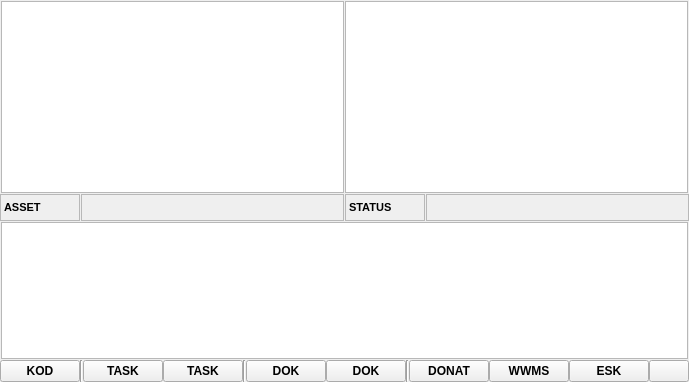
              <widget class="QFrame" name="fraKupacContaner2">
               <property name="sizePolicy">
                <sizepolicy hsizetype="Expanding" vsizetype="Preferred">
                 <horstretch>0</horstretch>
                 <verstretch>0</verstretch>
                </sizepolicy>
               </property>
               <property name="frameShape">
                <enum>QFrame::NoFrame</enum>
               </property>
               <property name="frameShadow">
                <enum>QFrame::Raised</enum>
               </property>
               <layout class="QVBoxLayout" name="verticalLayout_3">
                <property name="spacing">
                 <number>0</number>
                </property>
                <property name="leftMargin">
                 <number>0</number>
                </property>
                <property name="topMargin">
                 <number>0</number>
                </property>
                <property name="rightMargin">
                 <number>0</number>
                </property>
                <property name="bottomMargin">
                 <number>0</number>
                </property>
                <item>
                 <widget class="QFrame" name="fraImovina">
                  <property name="frameShape">
                   <enum>QFrame::NoFrame</enum>
                  </property>
                  <property name="frameShadow">
                   <enum>QFrame::Raised</enum>
                  </property>
                  <layout class="QHBoxLayout" name="horizontalLayout_38">
                   <property name="spacing">
                    <number>1</number>
                   </property>
                   <property name="leftMargin">
                    <number>1</number>
                   </property>
                   <property name="topMargin">
                    <number>1</number>
                   </property>
                   <property name="rightMargin">
                    <number>1</number>
                   </property>
                   <property name="bottomMargin">
                    <number>1</number>
                   </property>
                   <item>
                    <widget class="QTreeWidget" name="treeGrupaImovine">
                     <property name="sizePolicy">
                      <sizepolicy hsizetype="Preferred" vsizetype="Preferred">
                       <horstretch>0</horstretch>
                       <verstretch>0</verstretch>
                      </sizepolicy>
                     </property>
                     <property name="maximumSize">
                      <size>
                       <width>16777215</width>
                       <height>16777215</height>
                      </size>
                     </property>
                     <property name="font">
                      <font>
                       <pointsize>9</pointsize>
                      </font>
                     </property>
                     <attribute name="headerVisible">
                      <bool>false</bool>
                     </attribute>
                     <column>
                      <property name="text">
                       <string notr="true">1</string>
                      </property>
                     </column>
                    </widget>
                   </item>
                   <item>
                    <widget class="QTreeWidget" name="treeImovina">
                     <property name="sizePolicy">
                      <sizepolicy hsizetype="Preferred" vsizetype="Preferred">
                       <horstretch>0</horstretch>
                       <verstretch>0</verstretch>
                      </sizepolicy>
                     </property>
                     <property name="maximumSize">
                      <size>
                       <width>16777215</width>
                       <height>16777215</height>
                      </size>
                     </property>
                     <property name="font">
                      <font>
                       <pointsize>9</pointsize>
                      </font>
                     </property>
                     <attribute name="headerVisible">
                      <bool>false</bool>
                     </attribute>
                     <column>
                      <property name="text">
                       <string notr="true">1</string>
                      </property>
                     </column>
                    </widget>
                   </item>
                  </layout>
                 </widget>
                </item>
                <item>
                 <widget class="QFrame" name="fraImovinaStatus">
                  <property name="sizePolicy">
                   <sizepolicy hsizetype="Preferred" vsizetype="Maximum">
                    <horstretch>0</horstretch>
                    <verstretch>0</verstretch>
                   </sizepolicy>
                  </property>
                  <property name="frameShape">
                   <enum>QFrame::NoFrame</enum>
                  </property>
                  <property name="frameShadow">
                   <enum>QFrame::Raised</enum>
                  </property>
                  <layout class="QHBoxLayout" name="horizontalLayout_18">
                   <property name="spacing">
                    <number>1</number>
                   </property>
                   <property name="leftMargin">
                    <number>0</number>
                   </property>
                   <property name="topMargin">
                    <number>0</number>
                   </property>
                   <property name="rightMargin">
                    <number>0</number>
                   </property>
                   <property name="bottomMargin">
                    <number>0</number>
                   </property>
                   <item>
                    <widget class="QLabel" name="lblAssetTitle">
                     <property name="minimumSize">
                      <size>
                       <width>0</width>
                       <height>27</height>
                      </size>
                     </property>
                     <property name="maximumSize">
                      <size>
                       <width>80</width>
                       <height>16777215</height>
                      </size>
                     </property>
                     <property name="font">
                      <font>
                       <pointsize>8</pointsize>
                       <weight>75</weight>
                       <bold>true</bold>
                      </font>
                     </property>
                     <property name="frameShape">
                      <enum>QFrame::StyledPanel</enum>
                     </property>
                     <property name="text">
                      <string>ASSET</string>
                     </property>
                    </widget>
                   </item>
                   <item>
                    <widget class="QLabel" name="lblAssetId">
                     <property name="minimumSize">
                      <size>
                       <width>0</width>
                       <height>27</height>
                      </size>
                     </property>
                     <property name="maximumSize">
                      <size>
                       <width>16777215</width>
                       <height>16777215</height>
                      </size>
                     </property>
                     <property name="font">
                      <font>
                       <pointsize>8</pointsize>
                       <weight>75</weight>
                       <bold>true</bold>
                      </font>
                     </property>
                     <property name="frameShape">
                      <enum>QFrame::StyledPanel</enum>
                     </property>
                     <property name="text">
                      <string/>
                     </property>
                    </widget>
                   </item>
                   <item>
                    <widget class="QLabel" name="lblAssetStatusTitle">
                     <property name="minimumSize">
                      <size>
                       <width>0</width>
                       <height>27</height>
                      </size>
                     </property>
                     <property name="maximumSize">
                      <size>
                       <width>80</width>
                       <height>16777215</height>
                      </size>
                     </property>
                     <property name="font">
                      <font>
                       <pointsize>8</pointsize>
                       <weight>75</weight>
                       <bold>true</bold>
                      </font>
                     </property>
                     <property name="frameShape">
                      <enum>QFrame::StyledPanel</enum>
                     </property>
                     <property name="text">
                      <string>STATUS</string>
                     </property>
                    </widget>
                   </item>
                   <item>
                    <widget class="QLabel" name="lblAssetStatus">
                     <property name="minimumSize">
                      <size>
                       <width>0</width>
                       <height>27</height>
                      </size>
                     </property>
                     <property name="font">
                      <font>
                       <pointsize>8</pointsize>
                       <weight>75</weight>
                       <bold>true</bold>
                      </font>
                     </property>
                     <property name="frameShape">
                      <enum>QFrame::StyledPanel</enum>
                     </property>
                    </widget>
                   </item>
                  </layout>
                 </widget>
                </item>
                <item>
                 <widget class="QFrame" name="fraInteraction">
                  <property name="frameShape">
                   <enum>QFrame::NoFrame</enum>
                  </property>
                  <property name="frameShadow">
                   <enum>QFrame::Raised</enum>
                  </property>
                  <layout class="QHBoxLayout" name="horizontalLayout_39">
                   <property name="spacing">
                    <number>1</number>
                   </property>
                   <property name="leftMargin">
                    <number>1</number>
                   </property>
                   <property name="topMargin">
                    <number>1</number>
                   </property>
                   <property name="rightMargin">
                    <number>1</number>
                   </property>
                   <property name="bottomMargin">
                    <number>1</number>
                   </property>
                   <item>
                    <widget class="QTreeWidget" name="treeInteraction">
                     <property name="sizePolicy">
                      <sizepolicy hsizetype="Preferred" vsizetype="Preferred">
                       <horstretch>0</horstretch>
                       <verstretch>0</verstretch>
                      </sizepolicy>
                     </property>
                     <property name="maximumSize">
                      <size>
                       <width>16777215</width>
                       <height>137</height>
                      </size>
                     </property>
                     <property name="font">
                      <font>
                       <pointsize>9</pointsize>
                      </font>
                     </property>
                     <attribute name="headerVisible">
                      <bool>false</bool>
                     </attribute>
                     <column>
                      <property name="text">
                       <string notr="true">1</string>
                      </property>
                     </column>
                    </widget>
                   </item>
                  </layout>
                 </widget>
                </item>
                <item>
                 <widget class="QFrame" name="fraInteractionActions">
                  <property name="sizePolicy">
                   <sizepolicy hsizetype="Preferred" vsizetype="Maximum">
                    <horstretch>0</horstretch>
                    <verstretch>0</verstretch>
                   </sizepolicy>
                  </property>
                  <property name="frameShape">
                   <enum>QFrame::NoFrame</enum>
                  </property>
                  <property name="frameShadow">
                   <enum>QFrame::Raised</enum>
                  </property>
                  <layout class="QHBoxLayout" name="horizontalLayout_27">
                   <property name="spacing">
                    <number>0</number>
                   </property>
                   <property name="leftMargin">
                    <number>0</number>
                   </property>
                   <property name="topMargin">
                    <number>0</number>
                   </property>
                   <property name="rightMargin">
                    <number>0</number>
                   </property>
                   <property name="bottomMargin">
                    <number>0</number>
                   </property>
                   <item>
                    <widget class="QPushButton" name="btnKodInfo">
                     <property name="sizePolicy">
                      <sizepolicy hsizetype="Preferred" vsizetype="Preferred">
                       <horstretch>0</horstretch>
                       <verstretch>0</verstretch>
                      </sizepolicy>
                     </property>
                     <property name="font">
                      <font>
                       <weight>75</weight>
                       <bold>true</bold>
                      </font>
                     </property>
                     <property name="cursor">
                      <cursorShape>PointingHandCursor</cursorShape>
                     </property>
                     <property name="text">
                      <string>KOD</string>
                     </property>
                     <property name="icon">
                      <iconset resource="../../resources/DonatForm.qrc">
                       <normaloff>:/InDonat/Forms/images/POVECALO.png</normaloff>:/InDonat/Forms/images/POVECALO.png</iconset>
                     </property>
                     <property name="checkable">
                      <bool>true</bool>
                     </property>
                     <property name="autoExclusive">
                      <bool>true</bool>
                     </property>
                    </widget>
                   </item>
                   <item>
                    <widget class="Line" name="line">
                     <property name="orientation">
                      <enum>Qt::Vertical</enum>
                     </property>
                    </widget>
                   </item>
                   <item>
                    <widget class="QPushButton" name="btnTaskInfo">
                     <property name="sizePolicy">
                      <sizepolicy hsizetype="Preferred" vsizetype="Preferred">
                       <horstretch>0</horstretch>
                       <verstretch>0</verstretch>
                      </sizepolicy>
                     </property>
                     <property name="font">
                      <font>
                       <weight>75</weight>
                       <bold>true</bold>
                      </font>
                     </property>
                     <property name="cursor">
                      <cursorShape>PointingHandCursor</cursorShape>
                     </property>
                     <property name="text">
                      <string>TASK</string>
                     </property>
                     <property name="icon">
                      <iconset resource="../../resources/DonatForm.qrc">
                       <normaloff>:/InDonat/Forms/images/POVECALO.png</normaloff>:/InDonat/Forms/images/POVECALO.png</iconset>
                     </property>
                     <property name="checkable">
                      <bool>true</bool>
                     </property>
                     <property name="autoExclusive">
                      <bool>true</bool>
                     </property>
                    </widget>
                   </item>
                   <item>
                    <widget class="QPushButton" name="btnTaskEdit">
                     <property name="sizePolicy">
                      <sizepolicy hsizetype="Preferred" vsizetype="Preferred">
                       <horstretch>0</horstretch>
                       <verstretch>0</verstretch>
                      </sizepolicy>
                     </property>
                     <property name="font">
                      <font>
                       <weight>75</weight>
                       <bold>true</bold>
                      </font>
                     </property>
                     <property name="cursor">
                      <cursorShape>PointingHandCursor</cursorShape>
                     </property>
                     <property name="text">
                      <string>TASK</string>
                     </property>
                     <property name="icon">
                      <iconset resource="../../resources/DonatForm.qrc">
                       <normaloff>:/InDonat/Forms/images/OLOVKA.GIF</normaloff>:/InDonat/Forms/images/OLOVKA.GIF</iconset>
                     </property>
                     <property name="checkable">
                      <bool>true</bool>
                     </property>
                     <property name="autoExclusive">
                      <bool>true</bool>
                     </property>
                    </widget>
                   </item>
                   <item>
                    <widget class="Line" name="line_2">
                     <property name="orientation">
                      <enum>Qt::Vertical</enum>
                     </property>
                    </widget>
                   </item>
                   <item>
                    <widget class="QPushButton" name="btnDokumentInfo">
                     <property name="sizePolicy">
                      <sizepolicy hsizetype="Preferred" vsizetype="Preferred">
                       <horstretch>0</horstretch>
                       <verstretch>0</verstretch>
                      </sizepolicy>
                     </property>
                     <property name="font">
                      <font>
                       <weight>75</weight>
                       <bold>true</bold>
                      </font>
                     </property>
                     <property name="cursor">
                      <cursorShape>PointingHandCursor</cursorShape>
                     </property>
                     <property name="text">
                      <string>DOK</string>
                     </property>
                     <property name="icon">
                      <iconset resource="../../resources/DonatForm.qrc">
                       <normaloff>:/InDonat/Forms/images/POVECALO.png</normaloff>:/InDonat/Forms/images/POVECALO.png</iconset>
                     </property>
                     <property name="checkable">
                      <bool>true</bool>
                     </property>
                     <property name="autoExclusive">
                      <bool>true</bool>
                     </property>
                    </widget>
                   </item>
                   <item>
                    <widget class="QPushButton" name="btnDokumentEdit">
                     <property name="sizePolicy">
                      <sizepolicy hsizetype="Preferred" vsizetype="Preferred">
                       <horstretch>0</horstretch>
                       <verstretch>0</verstretch>
                      </sizepolicy>
                     </property>
                     <property name="font">
                      <font>
                       <weight>75</weight>
                       <bold>true</bold>
                      </font>
                     </property>
                     <property name="cursor">
                      <cursorShape>PointingHandCursor</cursorShape>
                     </property>
                     <property name="text">
                      <string>DOK</string>
                     </property>
                     <property name="icon">
                      <iconset resource="../../resources/DonatForm.qrc">
                       <normaloff>:/InDonat/Forms/images/OLOVKA.GIF</normaloff>:/InDonat/Forms/images/OLOVKA.GIF</iconset>
                     </property>
                     <property name="checkable">
                      <bool>true</bool>
                     </property>
                     <property name="autoExclusive">
                      <bool>true</bool>
                     </property>
                    </widget>
                   </item>
                   <item>
                    <widget class="Line" name="line_3">
                     <property name="orientation">
                      <enum>Qt::Vertical</enum>
                     </property>
                    </widget>
                   </item>
                   <item>
                    <widget class="QPushButton" name="btnDonatStatus">
                     <property name="sizePolicy">
                      <sizepolicy hsizetype="Preferred" vsizetype="Preferred">
                       <horstretch>0</horstretch>
                       <verstretch>0</verstretch>
                      </sizepolicy>
                     </property>
                     <property name="font">
                      <font>
                       <weight>75</weight>
                       <bold>true</bold>
                      </font>
                     </property>
                     <property name="cursor">
                      <cursorShape>PointingHandCursor</cursorShape>
                     </property>
                     <property name="text">
                      <string>DONAT</string>
                     </property>
                     <property name="icon">
                      <iconset resource="../../resources/DonatForm.qrc">
                       <normaloff>:/InDonat/Forms/images/icon_bullets.gif</normaloff>:/InDonat/Forms/images/icon_bullets.gif</iconset>
                     </property>
                     <property name="iconSize">
                      <size>
                       <width>16</width>
                       <height>16</height>
                      </size>
                     </property>
                     <property name="checkable">
                      <bool>true</bool>
                     </property>
                     <property name="autoExclusive">
                      <bool>true</bool>
                     </property>
                    </widget>
                   </item>
                   <item>
                    <widget class="QPushButton" name="btnWwmsStatus">
                     <property name="sizePolicy">
                      <sizepolicy hsizetype="Preferred" vsizetype="Preferred">
                       <horstretch>0</horstretch>
                       <verstretch>0</verstretch>
                      </sizepolicy>
                     </property>
                     <property name="font">
                      <font>
                       <weight>75</weight>
                       <bold>true</bold>
                      </font>
                     </property>
                     <property name="cursor">
                      <cursorShape>PointingHandCursor</cursorShape>
                     </property>
                     <property name="text">
                      <string>WWMS</string>
                     </property>
                     <property name="icon">
                      <iconset resource="../../resources/DonatForm.qrc">
                       <normaloff>:/InDonat/Forms/images/INT_2_16x16.png</normaloff>:/InDonat/Forms/images/INT_2_16x16.png</iconset>
                     </property>
                     <property name="checkable">
                      <bool>true</bool>
                     </property>
                     <property name="autoExclusive">
                      <bool>true</bool>
                     </property>
                    </widget>
                   </item>
                   <item>
                    <widget class="QPushButton" name="btnEskalacija">
                     <property name="sizePolicy">
                      <sizepolicy hsizetype="Preferred" vsizetype="Preferred">
                       <horstretch>0</horstretch>
                       <verstretch>0</verstretch>
                      </sizepolicy>
                     </property>
                     <property name="font">
                      <font>
                       <weight>75</weight>
                       <bold>true</bold>
                      </font>
                     </property>
                     <property name="cursor">
                      <cursorShape>PointingHandCursor</cursorShape>
                     </property>
                     <property name="text">
                      <string>ESK</string>
                     </property>
                     <property name="icon">
                      <iconset resource="../../resources/DonatForm.qrc">
                       <normaloff>:/InDonat/Forms/images/sve_nerijeseni.gif</normaloff>:/InDonat/Forms/images/sve_nerijeseni.gif</iconset>
                     </property>
                     <property name="iconSize">
                      <size>
                       <width>16</width>
                       <height>16</height>
                      </size>
                     </property>
                    </widget>
                   </item>
                   <item>
                    <widget class="QPushButton" name="btnInfo">
                     <property name="sizePolicy">
                      <sizepolicy hsizetype="Maximum" vsizetype="Preferred">
                       <horstretch>0</horstretch>
                       <verstretch>0</verstretch>
                      </sizepolicy>
                     </property>
                     <property name="font">
                      <font>
                       <weight>75</weight>
                       <bold>true</bold>
                      </font>
                     </property>
                     <property name="cursor">
                      <cursorShape>PointingHandCursor</cursorShape>
                     </property>
                     <property name="text">
                      <string/>
                     </property>
                     <property name="icon">
                      <iconset resource="../../resources/DonatForm.qrc">
                       <normaloff>:/InDonat/Forms/images/POVECALO.png</normaloff>:/InDonat/Forms/images/POVECALO.png</iconset>
                     </property>
                    </widget>
                   </item>
                  </layout>
                 </widget>
                </item>
               </layout>
              </widget>
